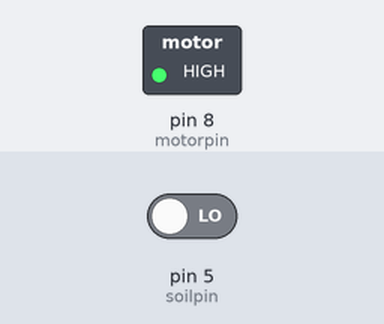
Bench run of a sketch on a simulated Arduino Uno, built with avr-gcc and run on an emulated ATmega328P. Parts: switched loads named in the sketch (green lamp = pin HIGH). The test bench sets the inputs (shaded band); at power-on: pin 5 (soilpin) LOW.

Above: at 1.2 s.
1.3 s: pin 5 (soilpin) driven HIGH
At 2.2 s:
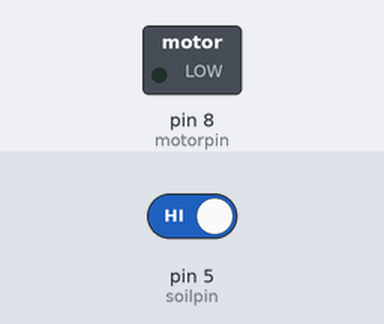
2.8 s: pin 5 (soilpin) driven LOW
At 3.4 s:
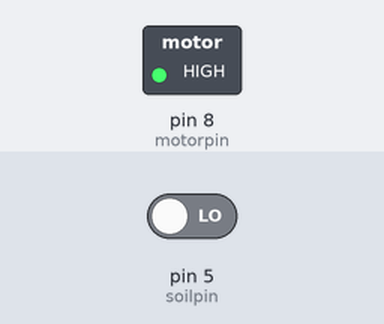
Timing chart, 0 to 5.8 s (numbered marks = the images above; inputs shaded):
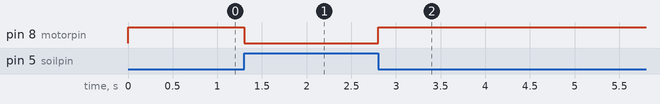

Measured:
- after the input at 1.3 s, pin 8 (motorpin): HIGH → LOW at once
- after the input at 2.8 s, pin 8 (motorpin): LOW → HIGH at once

The sketch:

SOIL_MOISTURE.ino
```cpp
// C++ code
//
int motorpin=8;
int soilpin=5;
void setup()
{
  pinMode(motorpin, OUTPUT);
  pinMode(soilpin,INPUT);
}

void loop()
{
    int kal=0;
  kal=digitalRead(soilpin);
  if(kal==HIGH)
  { digitalWrite(motorpin,LOW);
  }
  else
  {
    digitalWrite(motorpin,HIGH);
  }
}
```
